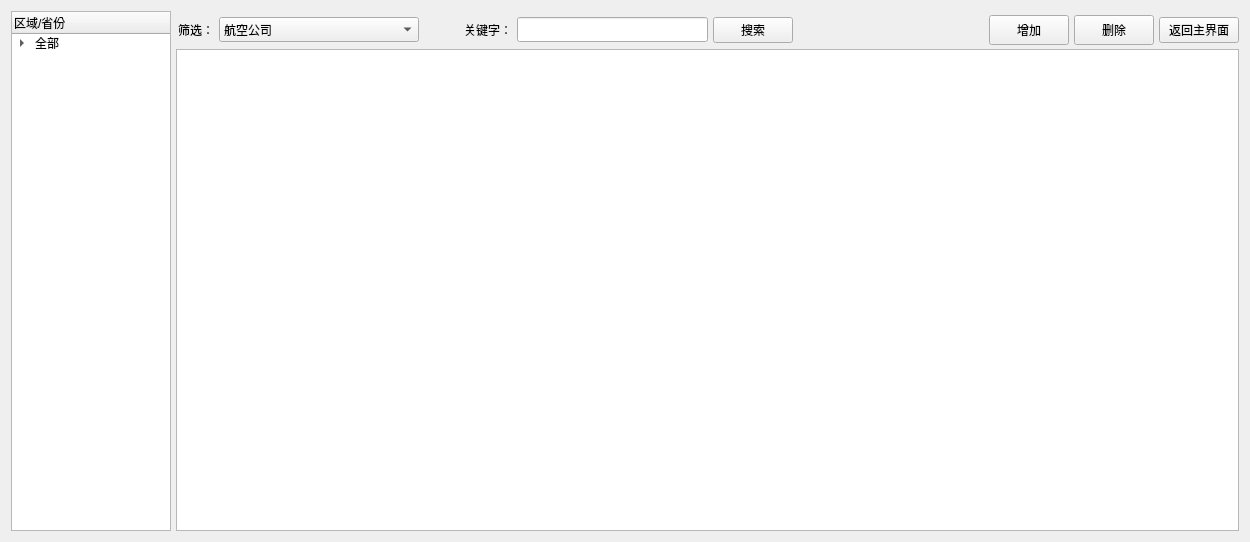
<?xml version="1.0" encoding="UTF-8"?>
<ui version="4.0">
 <class>MainWindow</class>
 <widget class="QMainWindow" name="MainWindow">
  <property name="geometry">
   <rect>
    <x>0</x>
    <y>0</y>
    <width>1250</width>
    <height>542</height>
   </rect>
  </property>
  <property name="windowTitle">
   <string>Ahu#的航空管理系统</string>
  </property>
  <widget class="QWidget" name="centralWidget">
   <layout class="QHBoxLayout" name="horizontalLayout">
    <property name="spacing">
     <number>5</number>
    </property>
    <item>
     <widget class="QTreeWidget" name="treeWidget">
      <property name="maximumSize">
       <size>
        <width>160</width>
        <height>16777215</height>
       </size>
      </property>
      <column>
       <property name="text">
        <string>区域/省份</string>
       </property>
      </column>
      <item>
       <property name="text">
        <string>全部</string>
       </property>
       <item>
        <property name="text">
         <string>华东</string>
        </property>
        <item>
         <property name="text">
          <string>山东</string>
         </property>
        </item>
        <item>
         <property name="text">
          <string>浙江</string>
         </property>
        </item>
        <item>
         <property name="text">
          <string>江苏</string>
         </property>
        </item>
        <item>
         <property name="text">
          <string>安徽</string>
         </property>
        </item>
        <item>
         <property name="text">
          <string>上海</string>
         </property>
        </item>
        <item>
         <property name="text">
          <string>福建</string>
         </property>
        </item>
       </item>
       <item>
        <property name="text">
         <string>华南</string>
        </property>
        <item>
         <property name="text">
          <string>广东</string>
         </property>
        </item>
        <item>
         <property name="text">
          <string>广西</string>
         </property>
        </item>
        <item>
         <property name="text">
          <string>海南</string>
         </property>
        </item>
       </item>
       <item>
        <property name="text">
         <string>华中</string>
        </property>
        <item>
         <property name="text">
          <string>湖北</string>
         </property>
        </item>
        <item>
         <property name="text">
          <string>湖南</string>
         </property>
        </item>
        <item>
         <property name="text">
          <string>河南</string>
         </property>
        </item>
        <item>
         <property name="text">
          <string>江西</string>
         </property>
        </item>
       </item>
       <item>
        <property name="text">
         <string>华北</string>
        </property>
        <item>
         <property name="text">
          <string>北京</string>
         </property>
        </item>
        <item>
         <property name="text">
          <string>天津</string>
         </property>
        </item>
        <item>
         <property name="text">
          <string>河北</string>
         </property>
        </item>
        <item>
         <property name="text">
          <string>山西</string>
         </property>
        </item>
        <item>
         <property name="text">
          <string>内蒙</string>
         </property>
        </item>
       </item>
       <item>
        <property name="text">
         <string>其他</string>
        </property>
        <item>
         <property name="text">
          <string>宁夏</string>
         </property>
        </item>
        <item>
         <property name="text">
          <string>新疆</string>
         </property>
        </item>
        <item>
         <property name="text">
          <string>青海</string>
         </property>
        </item>
        <item>
         <property name="text">
          <string>陕西</string>
         </property>
        </item>
        <item>
         <property name="text">
          <string>甘肃</string>
         </property>
        </item>
        <item>
         <property name="text">
          <string>四川</string>
         </property>
        </item>
        <item>
         <property name="text">
          <string>云南</string>
         </property>
        </item>
        <item>
         <property name="text">
          <string>贵州</string>
         </property>
        </item>
        <item>
         <property name="text">
          <string>西藏</string>
         </property>
        </item>
        <item>
         <property name="text">
          <string>重庆</string>
         </property>
        </item>
        <item>
         <property name="text">
          <string>辽宁</string>
         </property>
        </item>
        <item>
         <property name="text">
          <string>吉林</string>
         </property>
        </item>
        <item>
         <property name="text">
          <string>黑龙江</string>
         </property>
        </item>
       </item>
      </item>
     </widget>
    </item>
    <item>
     <layout class="QVBoxLayout" name="verticalLayout">
      <property name="spacing">
       <number>0</number>
      </property>
      <item>
       <widget class="QWidget" name="widget" native="true">
        <layout class="QHBoxLayout" name="horizontalLayout_2">
         <property name="spacing">
          <number>5</number>
         </property>
         <property name="leftMargin">
          <number>2</number>
         </property>
         <property name="topMargin">
          <number>4</number>
         </property>
         <property name="rightMargin">
          <number>0</number>
         </property>
         <property name="bottomMargin">
          <number>4</number>
         </property>
         <item>
          <widget class="QLabel" name="label_5">
           <property name="text">
            <string>筛选：</string>
           </property>
          </widget>
         </item>
         <item>
          <widget class="QComboBox" name="comboBox">
           <property name="minimumSize">
            <size>
             <width>200</width>
             <height>25</height>
            </size>
           </property>
           <property name="maximumSize">
            <size>
             <width>200</width>
             <height>16777215</height>
            </size>
           </property>
           <item>
            <property name="text">
             <string>航空公司</string>
            </property>
           </item>
           <item>
            <property name="text">
             <string>国际航空</string>
            </property>
           </item>
           <item>
            <property name="text">
             <string>南方航空</string>
            </property>
           </item>
           <item>
            <property name="text">
             <string>海南航空</string>
            </property>
           </item>
           <item>
            <property name="text">
             <string>长沙航空</string>
            </property>
           </item>
           <item>
            <property name="text">
             <string>深圳航空</string>
            </property>
           </item>
           <item>
            <property name="text">
             <string>东方航空</string>
            </property>
           </item>
           <item>
            <property name="text">
             <string>厦门航空</string>
            </property>
           </item>
           <item>
            <property name="text">
             <string>四川航空</string>
            </property>
           </item>
          </widget>
         </item>
         <item>
          <spacer name="horizontalSpacer_2">
           <property name="orientation">
            <enum>Qt::Horizontal</enum>
           </property>
           <property name="sizeType">
            <enum>QSizePolicy::Fixed</enum>
           </property>
           <property name="sizeHint" stdset="0">
            <size>
             <width>40</width>
             <height>20</height>
            </size>
           </property>
          </spacer>
         </item>
         <item>
          <widget class="QLabel" name="label_4">
           <property name="text">
            <string>关键字：</string>
           </property>
          </widget>
         </item>
         <item>
          <widget class="QLineEdit" name="lineEdit">
           <property name="minimumSize">
            <size>
             <width>150</width>
             <height>25</height>
            </size>
           </property>
           <property name="maximumSize">
            <size>
             <width>200</width>
             <height>16777215</height>
            </size>
           </property>
          </widget>
         </item>
         <item>
          <widget class="QPushButton" name="btnSearch">
           <property name="minimumSize">
            <size>
             <width>0</width>
             <height>25</height>
            </size>
           </property>
           <property name="text">
            <string>搜索</string>
           </property>
          </widget>
         </item>
         <item>
          <spacer name="horizontalSpacer">
           <property name="orientation">
            <enum>Qt::Horizontal</enum>
           </property>
           <property name="sizeHint" stdset="0">
            <size>
             <width>40</width>
             <height>20</height>
            </size>
           </property>
          </spacer>
         </item>
         <item>
          <widget class="QPushButton" name="btnAdd">
           <property name="minimumSize">
            <size>
             <width>80</width>
             <height>30</height>
            </size>
           </property>
           <property name="text">
            <string>增加</string>
           </property>
          </widget>
         </item>
         <item>
          <widget class="QPushButton" name="btnDelete">
           <property name="minimumSize">
            <size>
             <width>80</width>
             <height>30</height>
            </size>
           </property>
           <property name="text">
            <string>删除</string>
           </property>
          </widget>
         </item>
         <item>
          <widget class="QPushButton" name="pushButton">
           <property name="text">
            <string>返回主界面</string>
           </property>
          </widget>
         </item>
        </layout>
       </widget>
      </item>
      <item>
       <widget class="QTableView" name="tableView">
        <attribute name="horizontalHeaderHighlightSections">
         <bool>false</bool>
        </attribute>
       </widget>
      </item>
     </layout>
    </item>
   </layout>
  </widget>
  <widget class="QMenuBar" name="menuBar">
   <property name="geometry">
    <rect>
     <x>0</x>
     <y>0</y>
     <width>1250</width>
     <height>26</height>
    </rect>
   </property>
  </widget>
 </widget>
 <layoutdefault spacing="6" margin="11"/>
 <resources/>
 <connections/>
</ui>
